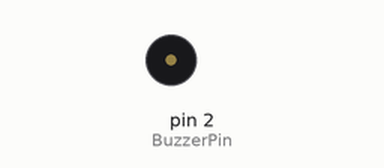
This sketch was run on a simulated Arduino Uno, built with avr-gcc and run on an emulated ATmega328P. Shown: buzzer (waves = sounding).

Above: at 1.47 s.
At 39.6 s:
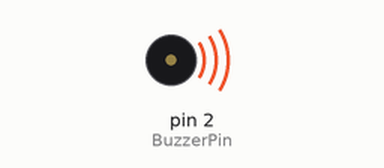
Timing chart, 0 to 40.0 s (numbered marks = the images above):
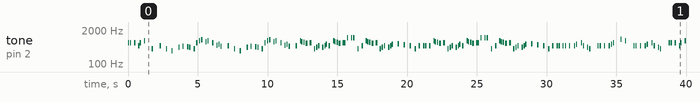

The sketch:

Buzzer.ino
```cpp
#define BuzzerPin 2

int delays[] = {150, 300, 300, 100, 300, 550, 575, 450, 400, 500, 300, 330, 150, 300, 200, 200, 150, 300, 150, 350, 300,
                150, 150, 500, 450, 400, 500, 300, 330, 150, 300, 200, 200, 150, 300, 150, 350, 300, 150, 150, 500, 300,
                100, 150, 150, 300, 300, 150, 150, 300, 150, 100, 220, 300, 100, 150, 150, 300, 300, 300, 150, 300, 300,
                300, 100, 150, 150, 300, 300, 150, 150, 300, 150, 100, 420, 450, 420, 360, 300, 300, 150, 300, 300, 100,
                150, 150, 300, 300, 150, 150, 300, 150, 100, 220, 300, 100, 150, 150, 300, 300, 300, 150, 300, 300, 300,
                100, 150, 150, 300, 300, 150, 150, 300, 150, 100, 420, 450, 420, 360, 300, 300, 150, 300, 150, 300, 350,
                150, 350, 150, 300, 150, 600, 150, 300, 350, 150, 150, 550, 325, 600, 150, 300, 350, 150, 350, 150, 300,
                150, 600, 150, 300, 300, 100, 300, 550, 575};
int Tone1[] = {660, 660, 660, 510, 660, 770, 380, 510, 380, 320, 440, 480, 450, 430, 380, 660, 760, 860, 700, 760, 660,
               520, 580, 480, 510, 380, 320, 440, 480, 450, 430, 380, 660, 760, 860, 700, 760, 660, 520, 580, 480, 500,
               760, 720, 680, 620, 650, 380, 430, 500, 430, 500, 570, 500, 760, 720, 680, 620, 650, 1020, 1020, 1020,
               380, 500, 760, 720, 680, 620, 650, 380, 430, 500, 430, 500, 570, 585, 550, 500, 380, 500, 500, 500, 500,
               760, 720, 680, 620, 650, 380, 430, 500, 430, 500, 570, 500, 760, 720, 680, 620, 650, 1020, 1020, 1020,
               380, 500, 760, 720, 680, 620, 650, 380, 430, 500, 430, 500, 570, 585, 550, 500, 380, 500, 500, 500, 500,
               500, 500, 500, 580, 660, 500, 430, 380, 500, 500, 500, 500, 580, 660, 870, 760, 500, 500, 500, 500, 580,
               660, 500, 430, 380, 660, 660, 660, 510, 660, 770, 380};
int Tone2[] = {100, 100, 100, 100, 100, 100, 100, 100, 100, 100, 100, 80, 100, 100, 100, 80, 50, 100, 80, 50, 80, 80,
               80, 80, 100, 100, 100, 100, 80, 100, 100, 100, 80, 50, 100, 80, 50, 80, 80, 80, 80, 100, 100, 100, 100,
               150, 150, 100, 100, 100, 100, 100, 100, 100, 100, 100, 100, 150, 200, 80, 80, 80, 100, 100, 100, 100,
               100, 150, 150, 100, 100, 100, 100, 100, 100, 100, 100, 100, 100, 100, 100, 100, 100, 100, 100, 100, 150,
               150, 100, 100, 100, 100, 100, 100, 100, 100, 100, 100, 150, 200, 80, 80, 80, 100, 100, 100, 100, 100,
               150, 150, 100, 100, 100, 100, 100, 100, 100, 100, 100, 100, 100, 100, 100, 60, 80, 60, 80, 80, 80, 80,
               80, 80, 60, 80, 60, 80, 80, 80, 80, 80, 60, 80, 60, 80, 80, 80, 80, 80, 80, 100, 100, 100, 100, 100, 100,
               100};

void setup() {
    Serial.begin(9600);
    pinMode(BuzzerPin, OUTPUT);
    Beep();
}

void loop() {

}

void Beep() {
    for (int i = 0; i < sizeof(delays); i++) {
        tone(BuzzerPin, Tone1[i], Tone2[i]);
        delay(delays[i]);
    }
    tone(BuzzerPin, 0, 0);
}
```

Measured:
- by itself, tone on pin 2 (BuzzerPin): plays 660 Hz for 0.10 s, 660 Hz for 0.10 s, 660 Hz for 0.10 s, 510 Hz for 0.10 s, 660 Hz for 0.10 s, 770 Hz for 0.10 s … (155 notes in this stretch)
